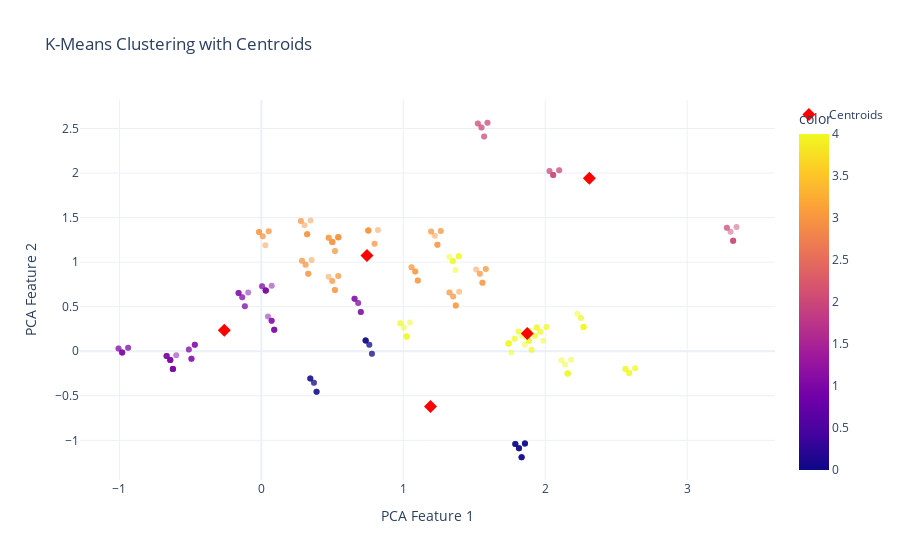

Write notebook code for a chart like this one.
### Code cell
import plotly.express as px

# Scatter plot of data points
fig = px.scatter(x=pca_features[:, 0], y=pca_features[:, 1], color=cluster_labels, opacity=0.5, labels={'x': 'PCA Feature 1', 'y': 'PCA Feature 2'}, title='K-Means Clustering with Centroids', template='plotly_white')

# Scatter plot of centroids
fig.add_scatter(x=kmeans.cluster_centers_[:, 0], y=kmeans.cluster_centers_[:, 1], mode='markers', marker=dict(symbol='diamond', size=10, color='red'), name='Centroids')

fig.show()

### Figure 1 — Plotly figure (JSON) as saved in the notebook; plotly's stock layout.template omitted (floating-point values rounded to 4 significant figures; data arrays with more than 128 entries replaced by an {"elided": "..."} marker saying what was removed)
{"data": [{"hovertemplate": "PCA Feature 1=%{x}<br>PCA Feature 2=%{y}<br>color=%{marker.color}<extra></extra>", "legendgroup": "", "marker": {"color": {"elided": "280 int values"}, "coloraxis": "coloraxis", "opacity": 0.5, "symbol": "circle"}, "mode": "markers", "name": "", "orientation": "v", "showlegend": false, "type": "scatter", "x": {"elided": "280 float values"}, "xaxis": "x", "y": {"elided": "280 float values"}, "yaxis": "y"}, {"marker": {"color": "red", "size": 10, "symbol": "diamond"}, "mode": "markers", "name": "Centroids", "type": "scatter", "x": [1.192, -0.2612, 2.311, 0.7441, 1.873], "y": [-0.62, 0.2365, 1.94, 1.074, 0.2004]}], "layout": {"coloraxis": {"colorbar": {"title": {"text": "color"}}, "colorscale": [[0, "#0d0887"], [0.1111, "#46039f"], [0.2222, "#7201a8"], [0.3333, "#9c179e"], [0.4444, "#bd3786"], [0.5556, "#d8576b"], [0.6667, "#ed7953"], [0.7778, "#fb9f3a"], [0.8889, "#fdca26"], [1, "#f0f921"]]}, "legend": {"tracegroupgap": 0}, "title": {"text": "K-Means Clustering with Centroids"}, "xaxis": {"anchor": "y", "domain": [0, 1], "title": {"text": "PCA Feature 1"}}, "yaxis": {"anchor": "x", "domain": [0, 1], "title": {"text": "PCA Feature 2"}}}}
